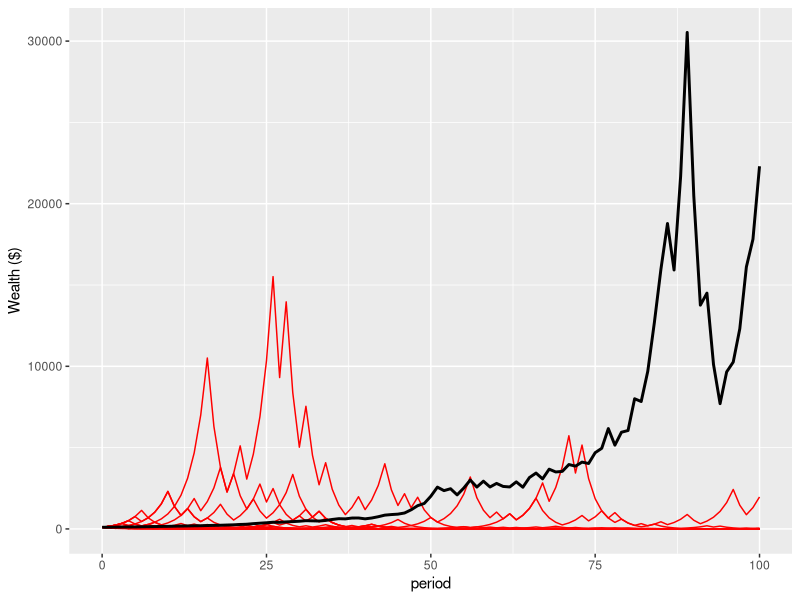
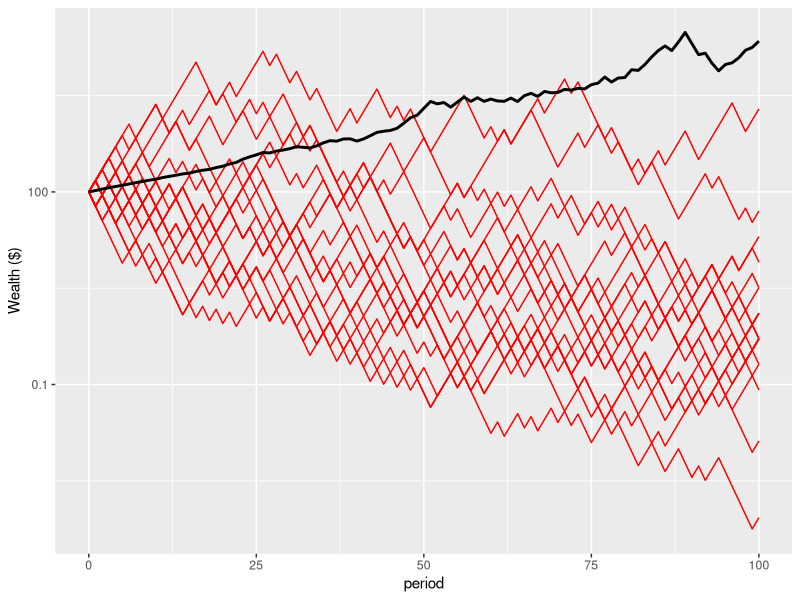
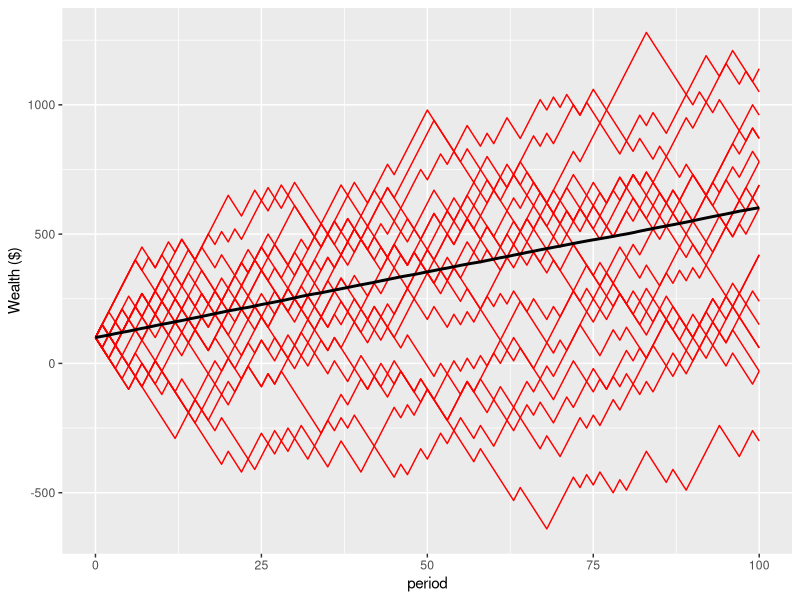

Write the R code that produced these figures, in order. (Note: a time limit stopped this script after it produced the figures.)
## ---- chunk 1
#| code-summary: "Setup code"

# Load the required packages

library(ggplot2)
library(scales) #use the percent scale later
library(dplyr) #use the filter function later
## ---- chunk 2
#| code-summary: "Code for bet function"

# Create a function for running of the bets.

bet <- function(p, n, t, start=100, gain, loss, ergodic=FALSE, absorbing=FALSE){

  #p is probability of a gain
  #n is how many people in the simulation
  #t is the number of coin flips simulated for each person
  #start is the number of dollars each person starts with
  #if ergodic=FALSE, gain and loss are the multipliers
  #if ergodic=TRUE, gain and loss are the dollar amounts
  #if absorbing=TRUE, zero wealth ends the series of flips for that person

  params <- as.data.frame(c(p, n, t, start, gain, loss, ergodic, absorbing))
  rownames(params) <- c("p", "n", "t", "start", "gain", "loss", "ergodic", "absorbing")
  colnames(params) <- "value"

  sim <- matrix(data = NA, nrow = t, ncol = n)

  if(ergodic==FALSE){
    for (j in 1:n) {
      x <- start
      for (i in 1:t) {
      outcome <- rbinom(n=1, size=1, prob=p)
      ifelse(outcome==0, x <- x*loss, x <- x*gain)
      sim[i,j] <- x
      }
    }
  }

 if(ergodic==TRUE){
    for (j in 1:n) {
      x <- start 
      for (i in 1:t) {
      outcome <- rbinom(n=1, size=1, prob=p)
      ifelse(outcome==0, x <- x-loss, x <- x+gain)
      sim[i,j] <- x
      if(absorbing==TRUE){
        if(x<0){
          sim[i:t,j] <- 0
            break
        }
        }
      }
    }
  }

  sim <- rbind(rep(start,n), sim) #placing the starting sum in the first row
  sim <- cbind(seq(0,t), sim) #number each period
  sim <- data.frame(sim)
  colnames(sim) <- c("period", paste0("p", 1:n))
  sim <- list(params=params, sim=sim)
  sim
}
## ---- chunk 3
#| code-summary: "Code to run simulation"

# Simulate 10,000 people who accept a series of 1000 50:50 bets to win \$50 or lose \$40 from a starting wealth of \$100.

set.seed(20240705)
nonErgodic <- bet(p=0.5, n=10000, t=1000, gain=1.5, loss=0.6, ergodic=FALSE)
## ---- chunk 4
#| fig-cap: Plot of first 20 people against average wealth
#| label: fig-ergodicity-presentation-1
#| code-summary: "Code for plot"

# Function to plot individual paths and average wealth over a set number of periods.
plotWealth <- function(sim, t = 100, people = NULL) {
  basePlot <- ggplot(sim$sim[1:(t+1),], aes(x = period)) +
    labs(y = "Wealth ($)")

  # Add lines for individual paths if specified
  if (!is.null(people)) {
    for (i in 1:people) {
      basePlot <- basePlot +
        geom_line(aes(y = !!sim$sim[c(1:(t+1)), i+1]), color = "red")
    }
  }

  # Add line for average wealth
  basePlot <- basePlot +
    geom_line(aes(y = rowMeans(sim$sim[1:(t+1), 2:(sim$params[2,]+1)])), color = "black", linewidth = 1)
  
  basePlot
}

# Generate the plot with individual paths and average wealth
nonErgodicPlot <- plotWealth(sim = nonErgodic, t = 100, people = 20)
nonErgodicPlot

## ---- chunk 5
#| fig-cap: Plot of first 20 people against average wealth (log scale)
#| label: fig-ergodicity-presentation-2
#| code-summary: "Code for log plot"

# Plot both the average outcome and first twenty people on the same plot.

logNonErgodicPlot <- plotWealth(sim=nonErgodic, t=100, people=20)+
    scale_y_log10(breaks = c(0.0001, 0.1, 100, 100000), labels = c("0.0001", "0.1", "100", "100000"))
logNonErgodicPlot

## ---- chunk 6
#| code-summary: "Code to create function to generate summary statistics"

# Create a function to generate summary statistics.
summaryStats <- function(sim, t = 100) {
  
  # Extract the wealth data for the specified time
  wealth_data <- as.matrix(sim$sim[(t + 1), 2:(sim$params[2, ] + 1)])
  
  # Calculate mean wealth
  mean_wealth <- mean(wealth_data)
  
  # Calculate median wealth
  median_wealth <- median(wealth_data)
  
  # Number and percentage who lost more than 99% of their wealth
  num_lost_99 <- sum(wealth_data < (sim$params[4, ] / 100))
  perc_lost_99 <- (num_lost_99 / sim$params[2, ]) * 100
  
  # Number and percentage who gained wealth
  num_gain <- sum(wealth_data > sim$params[4, ])
  perc_gain <- (num_gain / sim$params[2, ]) * 100
  
  # Number who increased their wealth more than 100-fold
  num_increased_100 <- sum(wealth_data > (sim$params[4, ] * 100))
  
  # Wealth and wealth share of the wealthiest person
  max_wealth <- max(wealth_data)
  perc_max_wealth_share <- max_wealth / sum(wealth_data) * 100
  
  # Combine all statistics into a data frame
  stats <- data.frame(
    mean_wealth = mean_wealth,
    median_wealth = median_wealth,
    num_lost_99 = num_lost_99,
    perc_lost_99 = perc_lost_99,
    num_gain = num_gain,
    perc_gain = perc_gain,
    num_increased_100 = num_increased_100,
    max_wealth = max_wealth,
    perc_max_wealth_share = perc_max_wealth_share
  )
  
  return(stats)
}


nonErgodicStats <- summaryStats(nonErgodic, 100)
## ---- chunk 7
#| code-summary: "Code to simulate ergodic environment"

# Simulate 10,000 people who accept a series of 1000 50:50 bets to win \$50 or lose \$40 from a starting wealth of \$100.

set.seed(20240705)
ergodic <- bet(p=0.5, n=10000, t=100, gain=50, loss=40, ergodic=TRUE, absorbing=FALSE)
## ---- chunk 8
#| fig-cap: Average wealth of population and path of first 20 people
#| label: fig-ergodicity-presentation-3
#| code-summary: "Code to plot ergodic simulation"

# Plot both the average outcome and first twenty people on the same plot.

ergodicPlot <- plotWealth(sim=ergodic, t=100, people=20)
ergodicPlot
## ---- chunk 9
#| code-summary: "Code to generate ergodic summary statistics"

# Generate summary statistics for the population and wealthiest person after 100 and 1000 flips}

summaryErgodic100 <- summaryStats(sim=ergodic, t=100)

## ---- chunk 10
#| code-summary: "Code to calculate number with zero wealth"

# Determine how many people (in the first people out of n) experienced zero wealth or less during the simulation.

numZero <- function(sim, t, subset=0){

  #subset
  data <- if(subset==0 | subset>sim$params[2,]){
    sim$sim[1:t,2:(sim$params[2,]+1)]
  } else {
    sim$sim[1:t,2:(subset+1)]
  }
  
  # number of people who experienced zero wealth or less
  numZero <- length(data) - sum(sapply(data, function(x) all(x>0)))
  numZero
  
}

numZeroTwenty100 <- numZero(sim=ergodic, t=100, subset=20)
numZeroTwenty1000 <- numZero(sim=ergodic, t=1000, subset=20)
numZero100 <- numZero(sim=ergodic, t=100)
numZero1000 <- numZero(sim=ergodic, t=1000)

## ---- chunk 11
#| code-summary: "Code for evolutionary simulation"

set.seed(20240705)

# create function to round probabilistically - important when small numbers involved
probabilistic_round <- function(x) {
  if (runif(1) < x - floor(x)) {
    ceiling(x)
  } else {
    floor(x)
  }
}

# Function to simulate evolution betting
evolutionBet <- function(p, n, t, gain, loss) {
  
  #p is probability of a gain
  #region  is how many people in the simulation
  #t is the number of generations simulated
  
  params <- data.frame(value = c(p, n, t, gain, loss))
  rownames(params) <- c("p", "n", "t", "gain", "loss")

  sim <- numeric(t + 1)
  sim[1] <- n # Start population

  for (i in 1:t) {
    for (j in 1:round(n)) {
      outcome <- rbinom(1, 1, p)
      n <- n + (ifelse(outcome == 1, gain, loss) - 1)
    }
    n <- probabilistic_round(n)
    sim[i + 1] <- n
    if (n == 0) break
  }

  sim <- data.frame(period = 0:t, n = sim)
  list(params = params, sim = sim)
}

evolution <- evolutionBet(p=0.5, n=10000, t=100, gain=1.5, loss=0.6) #more than 100 periods can take a very long time, simulation slows markedly as population grows
## ---- chunk 12
#| fig-cap: Population of accepting types
#| label: fig-ergodicity-presentation-8
#| code-summary: "Code for evolutionary plot"
# Plot the population growth for the evolutionary scenario (Figure 8).

basePlotEvo <- ggplot(evolution$sim[c(1:101),], aes(x=period))

expectationPlotEvo <- basePlotEvo +
  geom_line(aes(y=n), color = 1, linewidth=1) +
  labs(y = "Population")

expectationPlotEvo
## ---- chunk 13
#| code-summary: "Code for evolutionary simulation"

# run 9 simulations with 1 accepting type to start

set.seed(20240705)

mutations <- 10000

for (i in 1:mutations) {
  assign(paste0("evolution_", i), evolutionBet(p=0.5, n=1, t=100, gain=1.5, loss=0.6))
}

# Create a data frame for each simulation and store in a list
data_frames <- list()

for (i in 1:mutations) {
  # Dynamically retrieve the variable and select the first 101 rows of $sim
  current_data <- get(paste0("evolution_", i))$sim[1:101, ]
  
  # Add a column for 'i' to use as color in plotting
  current_data$i <- i
  
  # Append to the list
  data_frames[[i]] <- current_data
}

# Combine all data frames into one
combined_data <- do.call(rbind, data_frames)
## ---- chunk 14
#| code-summary: "Code to count mutation spread"

# Count the number of simulations where the mutation spread (where n > 1 when i = 100)
mutation_count <- sum(combined_data[combined_data$period == 100,]$n > 1, na.rm = TRUE)
## ---- chunk 15
#| fig-cap: Population of accepting types with mutation
#| label: fig-ergodicity-presentation-9
#| code-summary: "Code for evolutionary plot with mutation"

# Plot first 10 lines
mutationPlotEvo <- ggplot(combined_data[combined_data$i >= 1 & combined_data$i <= 10,], aes(x=period, y=n, color=factor(i))) +
  geom_line() +
  labs(y = "Population") +
  #remove legend
  theme(legend.position = "none")


mutationPlotEvo
## ---- chunk 16
#| fig-cap: Population of accepting types with mutation (first 30 periods for first 10 agents)
#| label: fig-ergodicity-presentation-10
#| code-summary: "Code for evolutionary plot with mutation (first 30 periods)"

# Plot first 35 periods only
mutationPlotEvo30 <- ggplot(combined_data[combined_data$i >= 1 & combined_data$i <= 10,], aes(x=period, y=n, color=factor(i))) +
  geom_line() +
  labs(y = "Population") +
  xlim(0, 30) +
  ylim(0, 35) +
  #remove legend
  theme(legend.position = "none")

mutationPlotEvo30

## ---- chunk 17
#| fig-cap: Population of accepting types over 1000 periods
#| label: fig-ergodicity-presentation-11
#| code-summary: "Code for evolutionary plot over 1000 periods"

nonErgodicPlot <- plotWealth(sim=nonErgodic, t=1000, people=20)
nonErgodicPlot

## ---- chunk 18
#| fig-cap: Population of accepting types over 1000 periods (log scale)
#| label: fig-ergodicity-presentation-12
#| code-summary: "Code for evolutionary plot over 1000 periods (log scale)"

logNonErgodicPlot <- nonErgodicPlot+
    scale_y_log10(breaks = c(0.0001, 0.1, 100, 100000), labels = c("0.0001", "0.1", "100", "100000"))
logNonErgodicPlot
